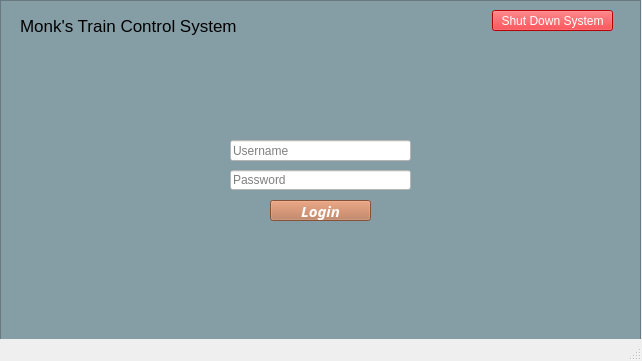
<?xml version="1.0" encoding="UTF-8"?>
<ui version="4.0">
 <class>MainWindow</class>
 <widget class="QMainWindow" name="MainWindow">
  <property name="geometry">
   <rect>
    <x>0</x>
    <y>0</y>
    <width>642</width>
    <height>361</height>
   </rect>
  </property>
  <property name="windowTitle">
   <string>MainWindow</string>
  </property>
  <widget class="QWidget" name="centralwidget">
   <widget class="QFrame" name="frame">
    <property name="geometry">
     <rect>
      <x>0</x>
      <y>0</y>
      <width>641</width>
      <height>341</height>
     </rect>
    </property>
    <property name="styleSheet">
     <string notr="true">border-color: rgb(0, 0, 0);
background-color: rgb(133, 158, 166);</string>
    </property>
    <property name="frameShape">
     <enum>QFrame::StyledPanel</enum>
    </property>
    <property name="frameShadow">
     <enum>QFrame::Raised</enum>
    </property>
    <widget class="QLabel" name="label">
     <property name="geometry">
      <rect>
       <x>20</x>
       <y>10</y>
       <width>251</width>
       <height>31</height>
      </rect>
     </property>
     <property name="font">
      <font>
       <pointsize>13</pointsize>
       <weight>50</weight>
       <bold>false</bold>
      </font>
     </property>
     <property name="styleSheet">
      <string notr="true">color: rgb(0, 0, 0);</string>
     </property>
     <property name="text">
      <string>Monk's Train Control System</string>
     </property>
    </widget>
    <widget class="QPushButton" name="login_button">
     <property name="geometry">
      <rect>
       <x>270</x>
       <y>200</y>
       <width>101</width>
       <height>21</height>
      </rect>
     </property>
     <property name="font">
      <font>
       <family>Futura Md BT</family>
       <pointsize>11</pointsize>
       <weight>75</weight>
       <italic>true</italic>
       <bold>true</bold>
       <underline>false</underline>
       <strikeout>false</strikeout>
       <kerning>true</kerning>
      </font>
     </property>
     <property name="styleSheet">
      <string notr="true">color: rgb(255, 255, 255);
background-color: rgb(186, 116, 79);</string>
     </property>
     <property name="text">
      <string>Login</string>
     </property>
    </widget>
    <widget class="QLineEdit" name="username_in">
     <property name="geometry">
      <rect>
       <x>230</x>
       <y>140</y>
       <width>181</width>
       <height>21</height>
      </rect>
     </property>
     <property name="styleSheet">
      <string notr="true">background-color: rgb(255, 255, 255);</string>
     </property>
     <property name="placeholderText">
      <string>Username</string>
     </property>
    </widget>
    <widget class="QLineEdit" name="password_in">
     <property name="geometry">
      <rect>
       <x>230</x>
       <y>170</y>
       <width>181</width>
       <height>20</height>
      </rect>
     </property>
     <property name="styleSheet">
      <string notr="true">background-color: rgb(255, 255, 255);</string>
     </property>
     <property name="inputMask">
      <string notr="true"/>
     </property>
     <property name="text">
      <string/>
     </property>
     <property name="echoMode">
      <enum>QLineEdit::Password</enum>
     </property>
     <property name="placeholderText">
      <string>Password</string>
     </property>
    </widget>
    <widget class="QLabel" name="alert_login">
     <property name="geometry">
      <rect>
       <x>230</x>
       <y>120</y>
       <width>171</width>
       <height>16</height>
      </rect>
     </property>
     <property name="styleSheet">
      <string notr="true">color: rgb(133, 158, 166);</string>
     </property>
     <property name="text">
      <string>Incorrect username or password!</string>
     </property>
    </widget>
    <widget class="QPushButton" name="TurnOff">
     <property name="geometry">
      <rect>
       <x>492</x>
       <y>10</y>
       <width>121</width>
       <height>21</height>
      </rect>
     </property>
     <property name="styleSheet">
      <string notr="true">background-color: rgb(252, 1, 7);
color: rgb(255, 255, 255)</string>
     </property>
     <property name="text">
      <string>Shut Down System</string>
     </property>
    </widget>
   </widget>
  </widget>
  <widget class="QStatusBar" name="statusbar"/>
 </widget>
 <resources/>
 <connections/>
</ui>
